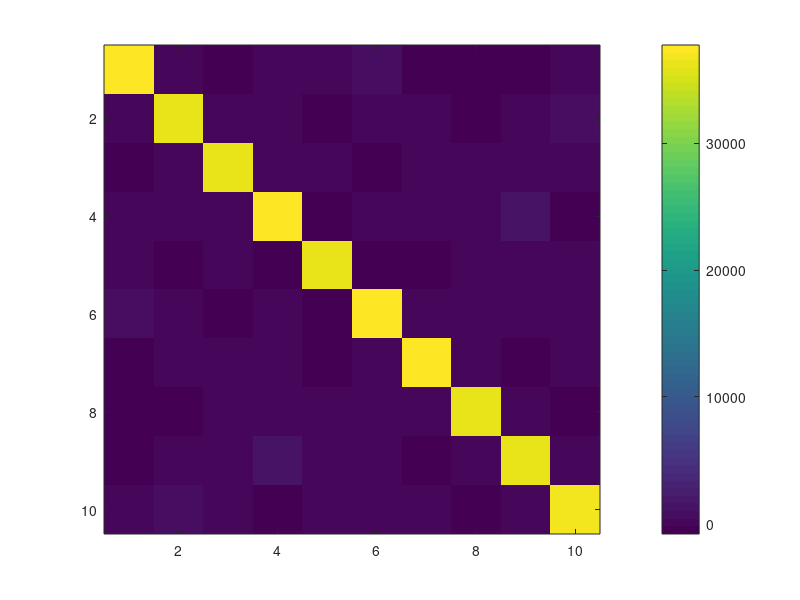

MATLAB code for this plot:
p=5;
M = 200000; %number of simulations
N = 10; %dimension of g_s
Sum_X_power_p = zeros(N,N);
Mean_X_power_p = zeros(N,N);
for i=1:M
    g = randn(N,1);
    Sum_X_power_p = Sum_X_power_p + (g*g'-eye(N))^p;
end
Mean_X_power_p = Sum_X_power_p/M;
figure
imagesc(Mean_X_power_p)
colorbar